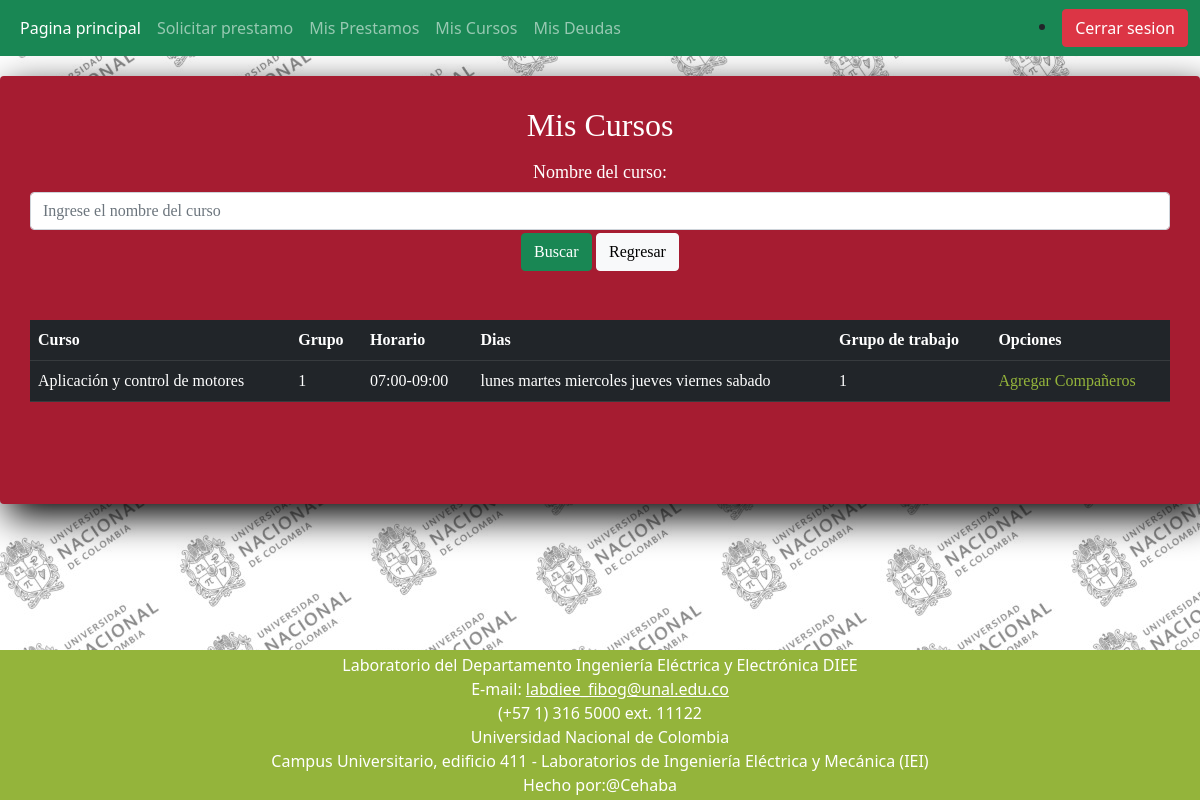
/student/courses.php (signed in), run on the app's committed database.
### tables this page shows
CREATE TABLE `members` (
  `student_id` bigint(20) NOT NULL,
  `course_id` int(11) NOT NULL,
  `work_group` int(11) DEFAULT NULL
);

CREATE TABLE `courses` (
  `course_id` int(11) NOT NULL,
  `name` varchar(128) DEFAULT NULL,
  `group` int(11) DEFAULT NULL,
  `hour_ini` varchar(8) DEFAULT NULL,
  `hour_fin` varchar(8) DEFAULT NULL,
  `days` varchar(128) DEFAULT NULL,
  `groups` int(11) DEFAULT NULL,
  `teacher_id` bigint(20) DEFAULT NULL
);

### student/courses.php (the view, shortened to what this page needs)
<?php
require_once 'pdo.php';
$stm = $pdo->prepare('SELECT * FROM members WHERE student_id=:s_id');
$stm->execute(array(':s_id'=>$_SESSION['student_id']));
$courses = $stm->fetchAll(PDO::FETCH_ASSOC);
?>
<!DOCTYPE html>
<html>
<head>
    <link rel='stylesheet' type='text/css' media='screen' href='estilo_prestamos.css'>
</head>
<body>
    <section class="form-register">
  <div align='center'>
  <form method="post">
    <h2>Mis Cursos</h2>
    <p><form method="post">
        <label for="course">Nombre del curso:</label>
        <input type="text" name="course" class="form-control" placeholder="Ingrese el nombre del curso">
        <input type="submit" value="Buscar" class="btn btn-success">
        <input type="submit" name="back" value="Regresar" class="btn btn-light">
    </form></p>
    <?php
    if (count($courses)>0){
        echo '<p><table class="table table-dark table-hover">
                <tr>
                    <th>Curso</th>
                    <th>Grupo</th>
                    <th>Horario</th>
                    <th>Dias</th>
                    <th>Grupo de trabajo</th>
                    <th>Opciones</th>
                </tr>';
        $sql = 'SELECT * FROM members JOIN courses ON members.course_id=courses.course_id
        WHERE student_id=:s_id';
        if (isset($_SESSION['course'])){
            $sql = $sql.' AND name=:c';
            $stm = $pdo->prepare($sql);
            $stm->execute(array(
                ':s_id' => $_SESSION['student_id'],
                ':c' => $_SESSION['course']));
            unset($_SESSION['course']);
        }
        else{
            $sql = $sql.' ORDER BY name';
            $stm = $pdo->prepare($sql);
            $stm->execute(array(':s_id' => $_SESSION['student_id']));
        }
        while ( $course = $stm->fetch(PDO::FETCH_ASSOC)) {
            echo '<tr><td>'.$course['name'].'</td>';
            echo '<td>'.$course['group'].'</td>';
            echo '<td>'.$course['hour_ini'].'-'.$course['hour_fin'].'</td>';
            echo '<td>'.$course['days'].'</td>';
            echo '<td>'.$course['work_group'].'</td>';
            echo '<td>';
            echo '<a href="add_partners.php?course_id='.$course['course_id'].
            '&work_group='.$course['work_group'].'">Agregar Compañeros</a>';
            echo '</td></tr>';
        }
        echo '</table></p>';
    }else{
        echo '<p style="color:yellow;">En este momento no esta inscrito a ningun curso</p>';
    }
    ?>
   </form>
    </div>
  </section>
</body>
</html>

### student/estilo_prestamos.css (style rules this page uses)
* { margin: 0; padding: 0; box-sizing: border-box; }
html { min-height: 100%; position: relative; }
body { margin: 0; margin-bottom: 40px; background-image: url('images/fondo2.jpeg'); }
.form-register { width: 1200px; background: #A61C31; padding: 30px; margin: auto; margin-top: 20px; margin-bottom: 200px; border-radius: 4px; font-family: 'calibri'; color: white; box-shadow: 7px 13px 37px #000; }
.form-register p { height: 40px; text-align: center; font-size: 18px; line-height: 40px; }
.form-register a { color: #94B43B; text-decoration: none; }

### data on the page
members: course.name "Aplicación y control de motores", course.group "1", course.hour_ini "07:00", course.hour_fin "09:00", course.days "lunes martes miercoles jueves viernes sabado", work_group "1"
